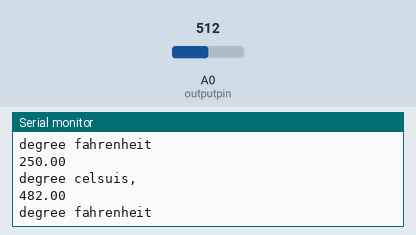
A sketch run on a simulated Arduino Uno, built with avr-gcc and run on an emulated ATmega328P. Parts: the last lines printed to the serial monitor. The test bench sets the inputs (shaded band); at power-on: A0 (outputpin) = 512.

Above: at 1.8 s.
1.9 s: A0 (outputpin) set to 716
At 2.8 s:
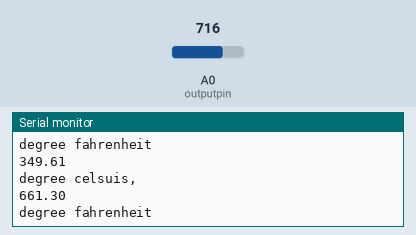
3.4 s: A0 (outputpin) set to 900
At 4.8 s:
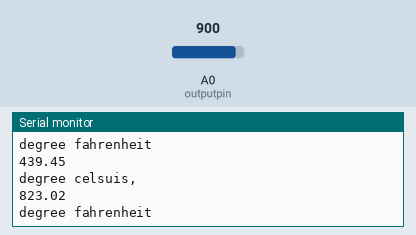
Timing chart, 0 to 6.4 s (numbered marks = the images above; inputs shaded):
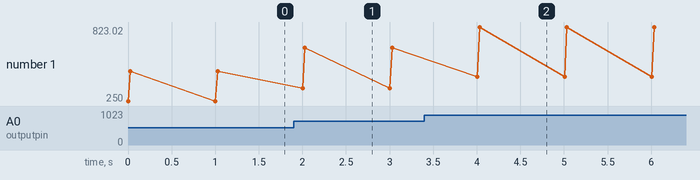

The sketch:

sketch_nov12b.ino
```cpp
int outputpin=0;
void setup() {
  // put your setup code here, to run once:
  Serial.begin(9600);


}

void loop() {
  // put your main code here, to run repeatedly:
  int rawvoltage=analogRead(outputpin);
  float millivolts=(rawvoltage/1024.0)*5000;
  float celsius=millivolts/10;
  Serial.println(celsius);
  Serial.println("degree celsuis,");
  Serial.println((celsius*9)/5+32);
  Serial.println("degree fahrenheit");
  delay(1000);

}
```

Measured:
- after the input at 1.9 s, the serial monitor: prints a new line after 0.10 s (image 1)
- after the input at 3.4 s, the serial monitor: prints a new line after 0.61 s (image 2)
- plotted number 1: 482 → 661.3 after the input at 1.9 s, 661.3 → 823.02 after the input at 3.4 s
